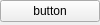
<?xml version="1.0" encoding="UTF-8"?>
<ui version="4.0">
 <class>Button</class>
 <widget class="QWidget" name="Button">
  <property name="geometry">
   <rect>
    <x>0</x>
    <y>0</y>
    <width>100</width>
    <height>25</height>
   </rect>
  </property>
  <property name="sizePolicy">
   <sizepolicy hsizetype="MinimumExpanding" vsizetype="Fixed">
    <horstretch>0</horstretch>
    <verstretch>0</verstretch>
   </sizepolicy>
  </property>
  <property name="minimumSize">
   <size>
    <width>75</width>
    <height>25</height>
   </size>
  </property>
  <property name="sizeIncrement">
   <size>
    <width>25</width>
    <height>25</height>
   </size>
  </property>
  <property name="windowTitle">
   <string>Form</string>
  </property>
  <layout class="QHBoxLayout" name="horizontalLayout">
   <property name="spacing">
    <number>0</number>
   </property>
   <property name="sizeConstraint">
    <enum>QLayout::SetNoConstraint</enum>
   </property>
   <property name="leftMargin">
    <number>0</number>
   </property>
   <property name="topMargin">
    <number>0</number>
   </property>
   <property name="rightMargin">
    <number>0</number>
   </property>
   <property name="bottomMargin">
    <number>0</number>
   </property>
   <item>
    <layout class="QFormLayout" name="formLayout">
     <property name="sizeConstraint">
      <enum>QLayout::SetNoConstraint</enum>
     </property>
     <property name="horizontalSpacing">
      <number>0</number>
     </property>
     <property name="verticalSpacing">
      <number>0</number>
     </property>
     <item row="0" column="0" colspan="2">
      <widget class="QPushButton" name="pushButton">
       <property name="sizePolicy">
        <sizepolicy hsizetype="MinimumExpanding" vsizetype="Fixed">
         <horstretch>0</horstretch>
         <verstretch>0</verstretch>
        </sizepolicy>
       </property>
       <property name="styleSheet">
        <string notr="true"/>
       </property>
       <property name="text">
        <string>button</string>
       </property>
      </widget>
     </item>
    </layout>
   </item>
  </layout>
 </widget>
 <resources/>
 <connections/>
</ui>
